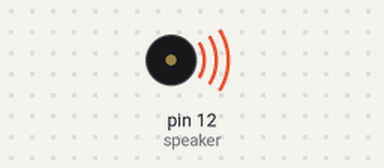
This sketch was run on a simulated Arduino Uno, built with avr-gcc and run on an emulated ATmega328P. Shown: buzzer (waves = sounding).

Above: at 0.3 s.
Timing chart, 0 to 40.0 s (numbered marks = the images above):
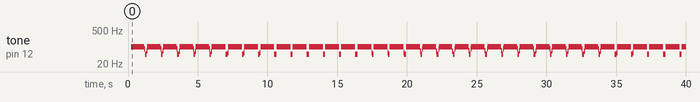

Measured:
- by itself, tone on pin 12 (speaker): plays 100 Hz for 0.96 s, 83 Hz for 0.04 s, 50 Hz for 0.12 s, 71 Hz for 0.04 s, 100 Hz for 0.96 s, 83 Hz for 0.04 s … (111 notes in this stretch)

The sketch:

speaker.ino
```cpp
#define speaker 12

void setup() {
  pinMode(speaker, OUTPUT);//스피커를 출력으로 설정

}

void loop() {
  unsigned char i;

  while(1){
    for(i = 0; i<8; i++){
      digitalWrite(speaker, HIGH); //디지철 출력 on
      delay(10);// 1000가 1초
      digitalWrite(speaker, LOW); //디지털 출력 off
      delay(10);
    }

    for(i = 0; i<100; i++){
      digitalWrite(speaker, HIGH);
      delay(5);
      digitalWrite(speaker, LOW);
      delay(5);
    }
  }

}
```
